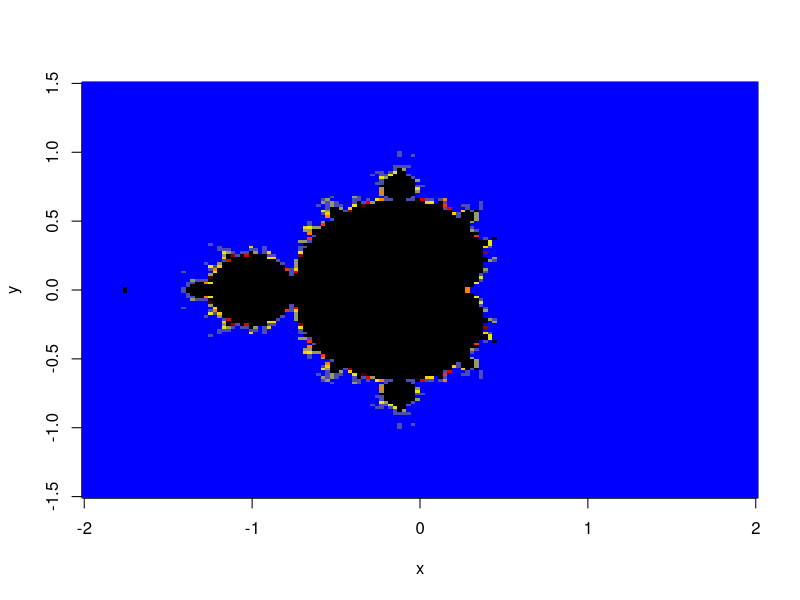

Write the R code that produced this figure.
cols = colorRampPalette(c("blue", "yellow", "red", "black"))(11)
xmin = -2
xmax = 2
nx = 150
ymin = -1.5
ymax = 1.5
ny = 150
n = 200

# variables
x <- seq(xmin, xmax, length.out = nx)
y <- seq(ymin, ymax, length.out = ny)
c <- outer(x, y * 1i, FUN = "+")
z <- matrix(0.0, nrow = length(x), ncol = length(y))
k <- matrix(0.0, nrow = length(x), ncol = length(y))

for (rep in 1:n) {
  print(rep)
  for (i in 1:nx) {
    for (j in 1:ny) {
      if (Mod(z[i, j]) < 2 && k[i, j] < n) {
        z[i, j] <- z[i, j] ^ 2 + c[i, j]
        k[i, j] <- k[i, j] + 1
      }
    }
  }
}

image(x, y, k, col = cols)